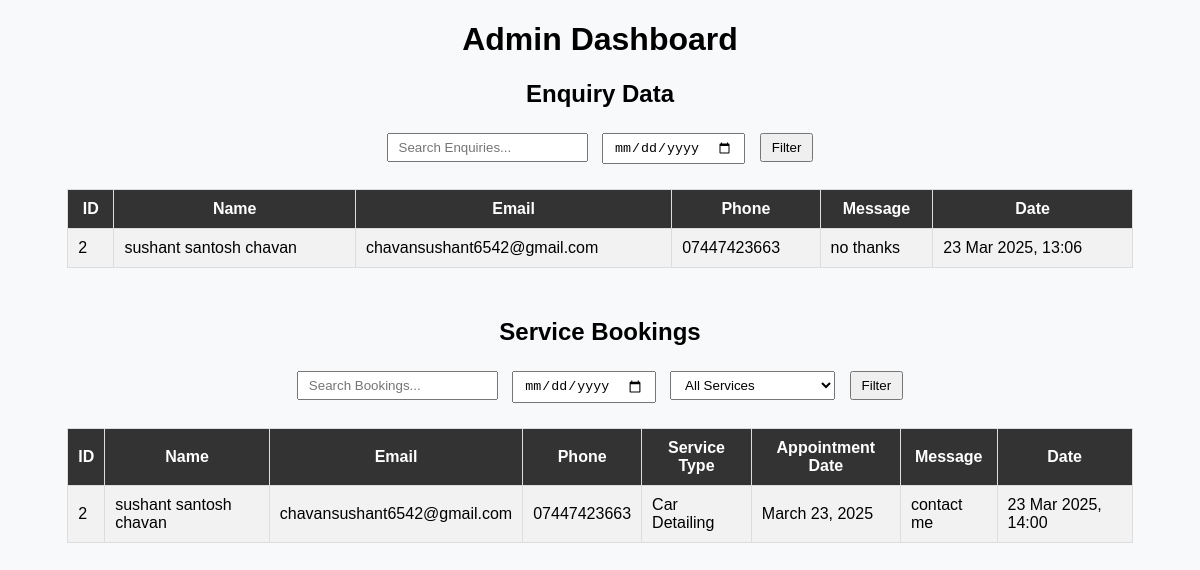
/custom-admin/dashboard/ (signed in), run on an earlier commit of the app's database.
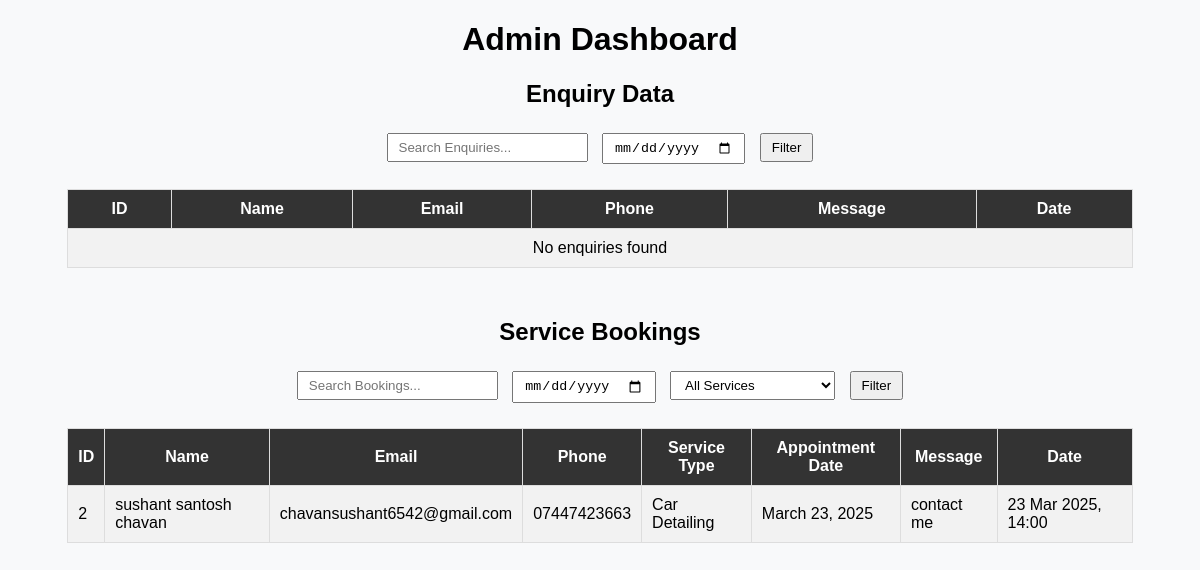
And on a later commit of the database.
### application/models.py (models this page shows, shortened)
class enquiry_table(models.Model):
    name = models.CharField(max_length=255)
    email = models.EmailField(max_length=255)
    phone = models.CharField(max_length=10)
    message = models.TextField()
    created_at = models.DateTimeField(auto_now_add=True)
    is_checked = models.BooleanField(default=False)

class ServiceBooking(models.Model):
    SERVICE_CHOICES = [
        ('ppf', 'Paint Protection Film'),
        ('wrap', 'Car Wrapping'),
        ('detail', 'Car Detailing'),
        ('mod', 'Car Modification'),
        ('repair', 'Accidental Repair')
    ]
    name = models.CharField(max_length=100)
    email = models.EmailField()
    phone = models.CharField(max_length=15)
    service_type = models.CharField(max_length=20, choices=SERVICE_CHOICES)
    appointment_date = models.DateField()
    message = models.TextField(blank=True, null=True)
    created_at = models.DateTimeField(auto_now_add=True)
    is_checked = models.BooleanField(default=False)

### application/views.py (the view, shortened to what this page needs)
# urls.py: path('custom-admin/dashboard/',views.admin_dashboard, name='custom_admin_dashboard'),
@staff_member_required
def admin_dashboard(request):
    enquiry_search = request.GET.get("enquiry_search", "")
    enquiry_date = request.GET.get("enquiry_date","")
    enquiries = enquiry_table.objects.all().order_by("-created_at")
    if enquiry_date:
        enquiries = enquiries.filter(created_at_date=enquiry_date)
    booking_search = request.GET.get("booking_search", "")
    booking_date = request.GET.get("booking_date", "")
    service_type = request.GET.get("service_type", "")
    bookings = ServiceBooking.objects.all().order_by("-created_at")
    if booking_date:
        bookings = bookings.filter(appointment_date=booking_date)
    if service_type:
        bookings = bookings.filter(service_type=service_type)
    return render(request, "custom_dashboard.html", {
        "enquiries": enquiries,
        "bookings": bookings,
    })

### templates/custom_dashboard.html (shortened to what this page needs)
<!DOCTYPE html>
<html>
<head>
</head>
<body>
    <h1>Admin Dashboard</h1>
    <section>
        <h2>Enquiry Data</h2>
        <form method="get">
            <input type="text" name="enquiry_search" placeholder="Search Enquiries..." value="{{ request.GET.enquiry_search }}">
            <input type="date" name="enquiry_date" value="{{ request.GET.enquiry_date }}">
            <button type="submit">Filter</button>
        </form>
        <table>
            <tr>
                <th>ID</th><th>Name</th><th>Email</th>
                <th>Phone</th><th>Message</th><th>Date</th>
            </tr>
            {% for e in enquiries %}
            <tr>
                <td>{{ e.id }}</td>
                <td>{{ e.name }}</td>
                <td>{{ e.email }}</td>
                <td>{{ e.phone }}</td>
                <td>{{ e.message }}</td>
                <td>{{ e.created_at|date:"d M Y, H:i" }}</td>
            </tr>
            {% empty %}
            <tr><td colspan="6" style="text-align:center;">No enquiries found</td></tr>
            {% endfor %}
        </table>
    </section>
    <section>
        <h2>Service Bookings</h2>
        <form method="get">
            <input type="text" name="booking_search" placeholder="Search Bookings..." value="{{ request.GET.booking_search }}">
            <input type="date" name="booking_date" value="{{ request.GET.booking_date }}">
            <select name="service_type">
                <option value="">All Services</option>
            </select>
            <button type="submit">Filter</button>
        </form>
        <table>
            <tr>
                <th>ID</th><th>Name</th><th>Email</th><th>Phone</th>
                <th>Service Type</th><th>Appointment Date</th>
                <th>Message</th><th>Date</th>
            </tr>
            {% for b in bookings %}
            <tr>
                <td>{{ b.id }}</td>
                <td>{{ b.name }}</td>
                <td>{{ b.email }}</td>
                <td>{{ b.phone }}</td>
                <td>{{ b.get_service_type_display }}</td>
                <td>{{ b.appointment_date }}</td>
                <td>{{ b.message }}</td>
                <td>{{ b.created_at|date:"d M Y, H:i" }}</td>
            </tr>
            {% empty %}
            <tr><td colspan="8" style="text-align:center;">No bookings found</td></tr>
            {% endfor %}
        </table>
    </section>
</body>
</html>

### templates/custom_dashboard.html (style rules this page uses)
body { font-family: Arial, sans-serif; background: #f8f9fa; }
h1, h2 { text-align: center; }
table { width: 90%; margin: 20px auto; border-collapse: collapse; }
th, td { border: 1px solid #ddd; padding: 10px; }
th { background: #333; color: #fff; }
tr:nth-child(even) { background: #f2f2f2; }
section { margin-bottom: 50px; }
form { width: 90%; margin: 20px auto; text-align: center; }
input, select, button { padding: 5px 10px; margin: 5px; }

What changed in the data, as far as the page shows it:
removed enquiry_table: id "2", name "sushant santosh chavan", email "chavansushant6542@gmail.com", phone "07447423663", message "no thanks", created_at "23 Mar 2025, 13:06"
Also different on the page:
text now shown: "No enquiries found"
